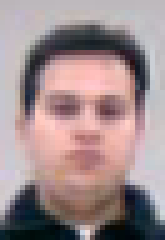
#> input picture py/face.bmp, 33 x 48 px, found by its file name (shown 5 times larger)
$ python 'tudo funcionando.py'
#> lines starting #> are read from the running program, lines starting #| are printed output that depends on the picture
import cv2
import numpy as np
import os
# Carregar as imagens B, C e D (target)
B = cv2.imread('py/face.bmp', cv2.IMREAD_GRAYSCALE)
#> B: shape (48, 33); min 4, max 226, mean 146.2
C = cv2.imread('py/face_lateral_01.bmp', cv2.IMREAD_GRAYSCALE)
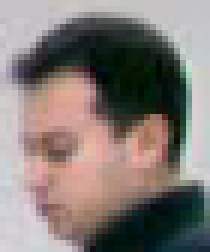
#> input picture py/face_lateral_01.bmp, 35 x 42 px, found by its file name (shown 6 times larger)
#> C: shape (42, 35); min 4, max 217, mean 125
D= cv2.imread('py/face_lateral_02.bmp', cv2.IMREAD_GRAYSCALE)
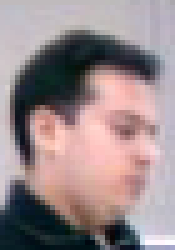
#> input picture py/face_lateral_02.bmp, 35 x 50 px, found by its file name (shown 5 times larger)
#> D: shape (50, 35); min 6, max 253, mean 141.4
# Definir um limiar de correlação
threshold = 0.8
# Pasta contendo as imagens alvo
target_folder = 'py/umd_02_i-440'
# Listar os arquivos de imagem na pasta
image_files = [f for f in os.listdir(target_folder) if f.lower().endswith(('.bmp'))]
for image_file in image_files:
    # Carregar a imagem template (imagem A)
    A = cv2.imread(os.path.join(target_folder, image_file), cv2.IMREAD_GRAYSCALE)
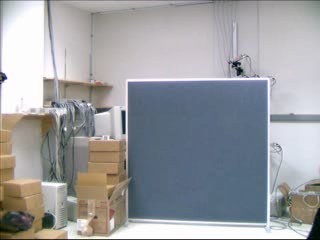
#> input picture py/umd_02_i-440/umd_02_i-011.bmp, 320 x 240 px, found by its file name
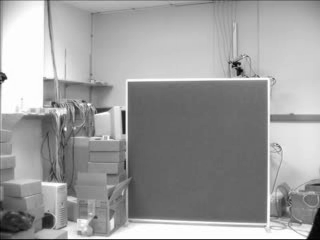
#> A: shape (240, 320); min 0, max 255, mean 157.6
    # Calcular a correlação normalizada entre o template B e a imagem A
    # Encontrar as coordenadas do ponto de máxima correlação
    # Dimensões do template B
    crossB = cv2.matchTemplate(A, B, cv2.TM_CCOEFF_NORMED)
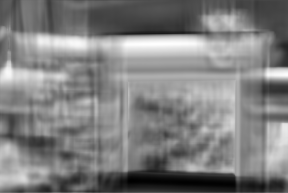
#> crossB: shape (193, 288) float32; min -0.622, max 0.609, mean -0.00482; drawn with min black and max white
    min_valB, max_valB, min_locB, max_locB = cv2.minMaxLoc(crossB)
#> min_valB = -0.622; max_valB = 0.609; min_locB = (131, 180); max_locB = (143, 44)
    yB, xB = max_locB
#> yB = 143; xB = 44
    heightB, widthB = B.shape
#> heightB = 48; widthB = 33
    # Calcular a correlação normalizada entre o template C e a imagem A
    # Encontrar as coordenadas do ponto de máxima correlação
    # Dimensões do template C
    crossC = cv2.matchTemplate(A, C, cv2.TM_CCOEFF_NORMED)
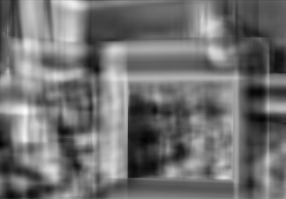
#> crossC: shape (199, 286) float32; min -0.525, max 0.577, mean -0.0351; drawn with min black and max white
    min_valC, max_valC, min_locC, max_locC = cv2.minMaxLoc(crossC)
#> min_valC = -0.525; max_valC = 0.577; min_locC = (0, 143); max_locC = (25, 111)
    yC, xC = max_locC
#> yC = 25; xC = 111
    heightC, widthC = C.shape
#> heightC = 42; widthC = 35
    # Calcular a correlação normalizada entre o template D e a imagem A
    # Encontrar as coordenadas do ponto de máxima correlação
    # Dimensões do template D
    crossD = cv2.matchTemplate(A, D, cv2.TM_CCOEFF_NORMED)
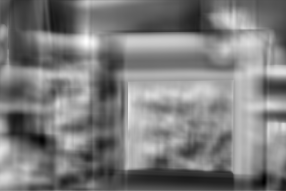
#> crossD: shape (191, 286) float32; min -0.523, max 0.585, mean 0.0226; drawn with min black and max white
    min_valD, max_valD, min_locD, max_locD = cv2.minMaxLoc(crossD)
#> min_valD = -0.523; max_valD = 0.585; min_locD = (263, 181); max_locD = (86, 41)
    yD, xD = max_locD
#> yD = 86; xD = 41
    heightD, widthD = D.shape
#> heightD = 50; widthD = 35


    if max_valB  > threshold:
        # Destacar a área de máxima correlação com um retângulo para o target frontal
        top_leftB = max_locB
        bottom_rightB = (top_leftB[0] + widthB, top_leftB[1] + heightB)
        cv2.rectangle(A, top_leftB, bottom_rightB, (255, 0, 0), 2)
         # Adicionar o nome do arquivo como texto na imagem
        text = os.path.splitext(image_file)[0]  # Obter o nome do arquivo sem a extensão
        cv2.putText(A, text, (10, 30), cv2.FONT_HERSHEY_SIMPLEX, 1, (0, 255, 0), 2)
        cv2.imshow(text, A)
    elif max_valC  > threshold:
        # Destacar a área de máxima correlação com um retângulo C
        top_leftC = max_locC
        bottom_rightC = (top_leftC[0] + widthC, top_leftC[1] + heightC)
        cv2.rectangle(A, top_leftC, bottom_rightC, (255,0 , 0), 2)
         # Adicionar o nome do arquivo como texto na imagem
        text = os.path.splitext(image_file)[0]  # Obter o nome do arquivo sem a extensão
        cv2.putText(A, text, (10, 30), cv2.FONT_HERSHEY_SIMPLEX, 1, (0, 255, 0), 2)
        cv2.imshow(text, A)
    elif max_valD  > threshold:
        # Destacar a área de máxima correlação com um retângulo D
        top_leftD = max_locD
        bottom_rightD = (top_leftD[0] + widthD, top_leftD[1] + heightD)
        cv2.rectangle(A, top_leftD, bottom_rightD, (255, 0, 0), 2)
         # Adicionar o nome do arquivo como texto na imagem
        text = os.path.splitext(image_file)[0]  # Obter o nome do arquivo sem a extensão
        cv2.putText(A, text, (10, 30), cv2.FONT_HERSHEY_SIMPLEX, 1, (0, 255, 0), 2)
        cv2.imshow(text, A)
#> pass 2 of the loop `for image_file in image_files:`:
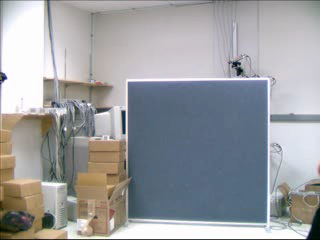
#> input picture py/umd_02_i-440/umd_02_i-012.bmp, 320 x 240 px, found by its file name
#> max_valB = 0.608; max_locB = (154, 44)
#> yB = 154
#> `crossC = cv2.matchTemplate(A, C, cv2.TM_CCOEFF_NORMED)`:
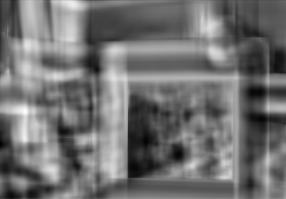
#> crossC: shape (199, 286) float32; min -0.523, max 0.577, mean -0.0354; drawn with min black and max white
#> min_valC = -0.523
#> `crossD = cv2.matchTemplate(A, D, cv2.TM_CCOEFF_NORMED)`:
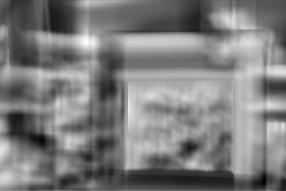
#> crossD: shape (191, 286) float32; min -0.523, max 0.587, mean 0.0224; drawn with min black and max white
#> max_valD = 0.587
#> pass 3 of the loop `for image_file in image_files:`:
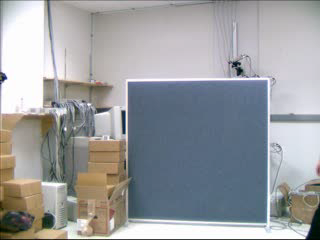
#> input picture py/umd_02_i-440/umd_02_i-013.bmp, 320 x 240 px, found by its file name
#> `crossB = cv2.matchTemplate(A, B, cv2.TM_CCOEFF_NORMED)`:
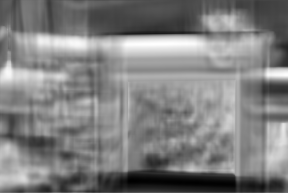
#> crossB: shape (193, 288) float32; min -0.621, max 0.608, mean -0.00382; drawn with min black and max white
#> min_valB = -0.621; max_locB = (153, 44)
#> yB = 153
#> `crossD = cv2.matchTemplate(A, D, cv2.TM_CCOEFF_NORMED)`:
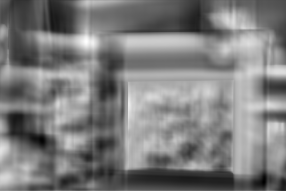
#> crossD: shape (191, 286) float32; min -0.523, max 0.587, mean 0.0232; drawn with min black and max white
    #else:
       # cv2.imshow('Imagem Original', A)
cv2.waitKey(0)
cv2.destroyAllWindows()
